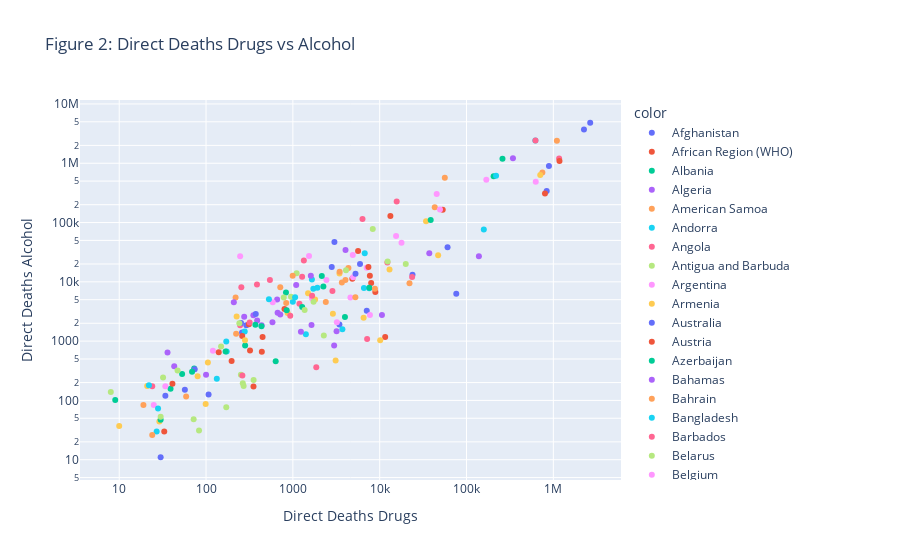

The notebook cell this image was saved under:
### Code cell
figT = px.scatter(x=df_new['Deaths - Drug use disorders - Sex: Both - Age: All Ages (Number)'], 
                 y=df_new['Deaths - Alcohol use disorders - Sex: Both - Age: All Ages (Number)'],
                 hover_name=df_new['Entity'], 
                 log_x=True, 
                 log_y=True, 
                 title='Figure 2: Direct Deaths Drugs vs Alcohol',
                 color = df_new['Entity'] 
                 )
figT.update_layout(
    xaxis_title = 'Direct Deaths Drugs',
    yaxis_title = 'Direct Deaths Alcohol'
    

)
figT.show()
